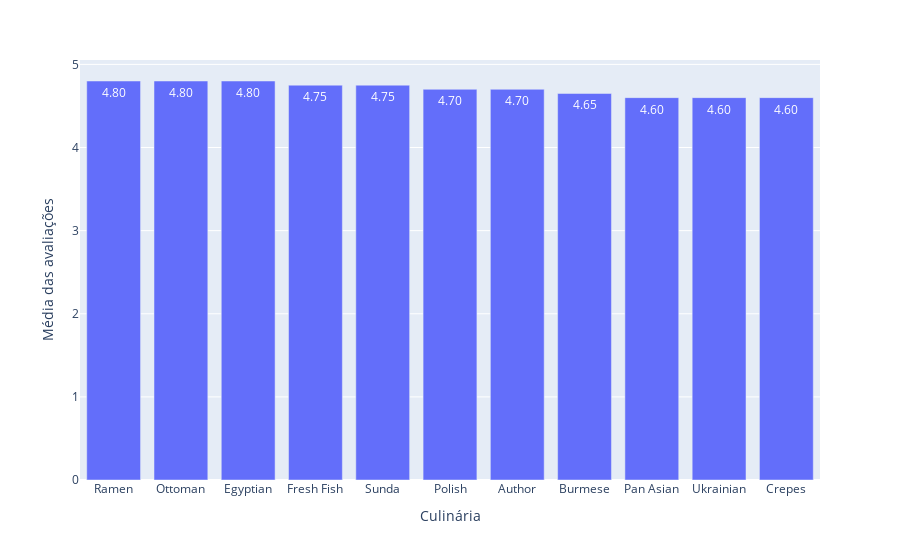

The code cell stored with this chart in its notebook:
### Code cell
# Obter o top 1 a top 20 tipos de culinária com a maior ou menor média de avaliação
# Filtros e colunas


def avaliation_cuisines(df1, rank_asc, indice)
    '''
        Esta função tem o objetivo de trazer um gráfico de barras de um rank de 1 a 20 piores ou melhores culinárias
        df: dataframe a ser analisado
        rank_asc: a ordenação da análise
            - False: irá analisar os melhores restaurantes
            - True: irá analisar os piores restaurantes
        indice: indica qual o top restaurantes você deseja exibir
            - exemplo: a partir de um filtro de valores é definido um número, de 1 a 20, onde deve ser escolhido a quantidade de restaurantes que deve conter este rank
    '''
    colunas = ['Aggregate rating', 'Cuisines']
    filtros = (df1['Votes'] > 0) & (df1['Cuisines'] != 'Others') & (df1['Cuisines'] != 'nan')
    df_aux = df1.loc[filtros, colunas].groupby(['Cuisines']).mean().reset_index()
    df_aux = df_aux.sort_values('Aggregate rating', ascending = rank_asc).reset_index(drop=True)
    df_aux = df_aux.rename(columns = {'Cuisines' : 'Culinária', 'Aggregate rating' : 'Média das avaliações'})
    df_aux = df_aux.loc[:indice, :]

    graph = px.bar(df_aux, x='Culinária', y='Média das avaliações', text_auto='.2f')
    return graph

### Figure 1 — Plotly figure (JSON) as saved in the notebook; plotly's stock layout.template omitted (floating-point values rounded to 4 significant figures)
{"data": [{"alignmentgroup": "True", "hovertemplate": "Culinária=%{x}<br>Média das avaliações=%{y}<extra></extra>", "legendgroup": "", "marker": {"color": "#636efa", "pattern": {"shape": ""}}, "name": "", "offsetgroup": "", "orientation": "v", "showlegend": false, "textposition": "auto", "texttemplate": "%{y:.2f}", "type": "bar", "x": ["Ramen", "Ottoman", "Egyptian", "Fresh Fish", "Sunda", "Polish", "Author", "Burmese", "Pan Asian", "Ukrainian", "Crepes"], "xaxis": "x", "y": [4.8, 4.8, 4.8, 4.75, 4.75, 4.7, 4.7, 4.65, 4.6, 4.6, 4.6], "yaxis": "y"}], "layout": {"autosize": true, "barmode": "relative", "legend": {"tracegroupgap": 0}, "margin": {"t": 60}, "xaxis": {"anchor": "y", "autorange": true, "domain": [0, 1], "range": [-0.5, 10.5], "title": {"text": "Culinária"}, "type": "category"}, "yaxis": {"anchor": "x", "autorange": true, "domain": [0, 1], "range": [0, 5.053], "title": {"text": "Média das avaliações"}, "type": "linear"}}}
